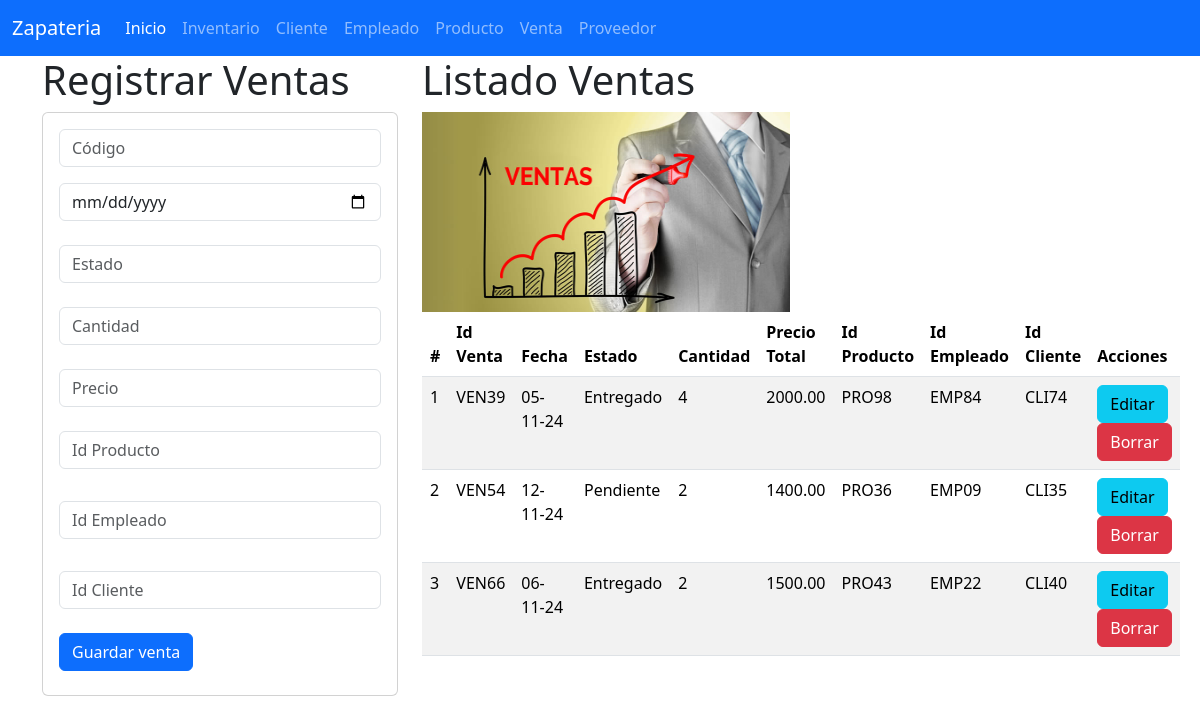
Page /venta on the committed database.
### venta_app/models.py (models this page shows, shortened)
class Venta(models.Model):
    id_venta = models.CharField(primary_key=True, max_length=6)  # ID único para la venta
    fecha = models.DateField()  # Cambiado a DateField para almacenar fechas correctamente
    estado = models.CharField(max_length=50)  # Por ejemplo pendiente, completada ...
    cantidad = models.PositiveIntegerField()  # Número de unidades vendidas
    precio_total = models.DecimalField(max_digits=10, decimal_places=2)  # Para almacenar precios con decimales
    id_producto = models.TextField(blank=True, null=True)  # Relación con el producto, pendiente de mejora
    id_empleado = models.CharField(max_length=10, blank=True, null=True)  # Añadido correctamente
    id_cliente = models.CharField(max_length=10, blank=True, null=True)  # Añadido correctamente

### venta_app/views.py (the view)
# urls.py: path("venta",views.inicio_vista, name="venta"),
def inicio_vista(request):
    lasventas = Venta.objects.all()
    return render(request, "gestionarVenta.html", {"lasventas": lasventas})

### venta_app/templates/gestionarVenta.html (shortened to what this page needs)
{% extends "base.html" %}
{% block cuerpo %}
{% load static %}
<div class="row">
  <div class="col-sm-12 col-md-4 col-lg-4 xl-4">
    <h1>Registrar Ventas</h1>
    <div class="card">
      <div class="card-body">
        <form action="{% url 'registrarVenta' %}" method="POST">
          <div class="form-group">
            <input type="text" id="txtid_venta" name="txtid_venta" class="form-control"
                   placeholder="Código" minlength="1" maxlength="6" required>
          </div>
          <div class="form-group py-3">
            <input type="date" id="datefecha" name="datefecha" class="form-control"
                   placeholder="Fecha" maxlength="100" required>
          </div>
          <div class="form-group py-2">
            <input type="text" id="txtestado" name="txtestado" class="form-control"
                   min="1" max="100" required placeholder="Estado">
          </div>
          <div class="form-group py-3">
            <input type="number" id="numcantidad" name="numcantidad" class="form-control"
                   placeholder="Cantidad" required>
          </div>
          <div class="form-group py-2">
            <input type="text" id="numprecio" name="numprecio" class="form-control"
                   placeholder="Precio" maxlength="100" required>
          </div>
          <div class="form-group py-3">
            <input type="text" id="txtid_producto" name="txtid_producto" class="form-control"
                   placeholder="Id Producto" maxlength="255">
          </div>
          <div class="form-group py-3">
            <input type="text" id="txtid_empleado" name="txtid_empleado" class="form-control"
                   placeholder="Id Empleado" maxlength="255">
          </div>
          <div class="form-group py-3">
            <input type="text" id="txtid_cliente" name="txtid_cliente" class="form-control"
                   placeholder="Id Cliente" maxlength="255">
          </div>
          <div class="form-group py-2">
            <button type="submit" class="btn btn-primary">Guardar venta</button>
          </div>
        </form>
      </div>
    </div>
  </div>
  <div class="col-sm-12 col-md-8 col-lg-8 xl-8">
    <h1>Listado Ventas</h1>
    <img class="w-50" src="{% static 'img/venta.jpg' %}" alt="bonilla" width="100" height="200">
    <table class="table table-striped">
      <thead>
        <tr>
          <th scope="col">#</th>
          <th scope="col">Id Venta</th>
          <th scope="col">Fecha</th>
          <th scope="col">Estado</th>
          <th scope="col">Cantidad</th>
          <th scope="col">Precio Total</th>
          <th scope="col">Id Producto</th>
          <th scope="col">Id Empleado</th>
          <th scope="col">Id Cliente</th>
          <th scope="col">Acciones</th>
        </tr>
      </thead>
      <tbody>
        {% for v in lasventas %}
        <tr>
          <td>{{ forloop.counter }}</td>
          <td>{{ v.id_venta }}</td>
          <td>{{ v.fecha | date:'d-m-y'}}</td>
          <td>{{ v.estado }}</td>
          <td>{{ v.cantidad }}</td>
          <td>{{ v.precio_total }}</td>
          <td>{{ v.id_producto }}</td>
          <td>{{ v.id_empleado }}</td>
          <td>{{ v.id_cliente }}</td>
          <td>
            <a href="{% url 'seleccionarVenta' v.id_venta %}" class="btn btn-info">Editar</a>
            <a href="{% url 'borrarVenta' v.id_venta %}" class="btn btn-danger">Borrar</a>
          </td>
        </tr>
        {% endfor %}
      </tbody>
    </table>
  </div>
</div>
{% endblock %}

### rows in the picture
Venta: id_venta "VEN39", fecha "05-11-24", estado "Entregado", cantidad "4", precio_total "2000.00", id_producto "PRO98", id_empleado "EMP84", id_cliente "CLI74"
Venta: id_venta "VEN54", fecha "12-11-24", estado "Pendiente", cantidad "2", precio_total "1400.00", id_producto "PRO36", id_empleado "EMP09", id_cliente "CLI35"
Venta: id_venta "VEN66", fecha "06-11-24", estado "Entregado", cantidad "2", precio_total "1500.00", id_producto "PRO43", id_empleado "EMP22", id_cliente "CLI40"
